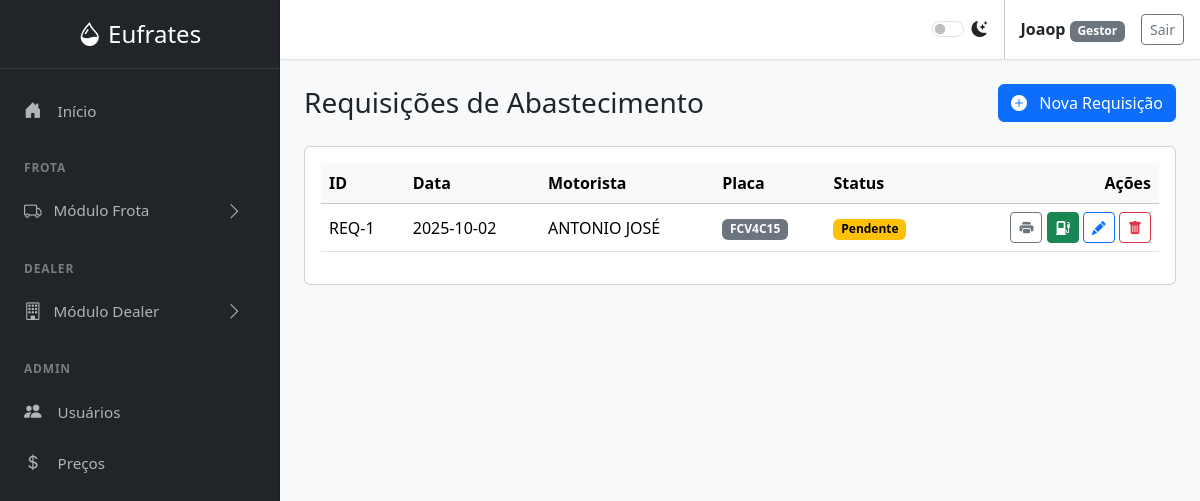
Page /requisicoes (signed in) on the earlier database version.
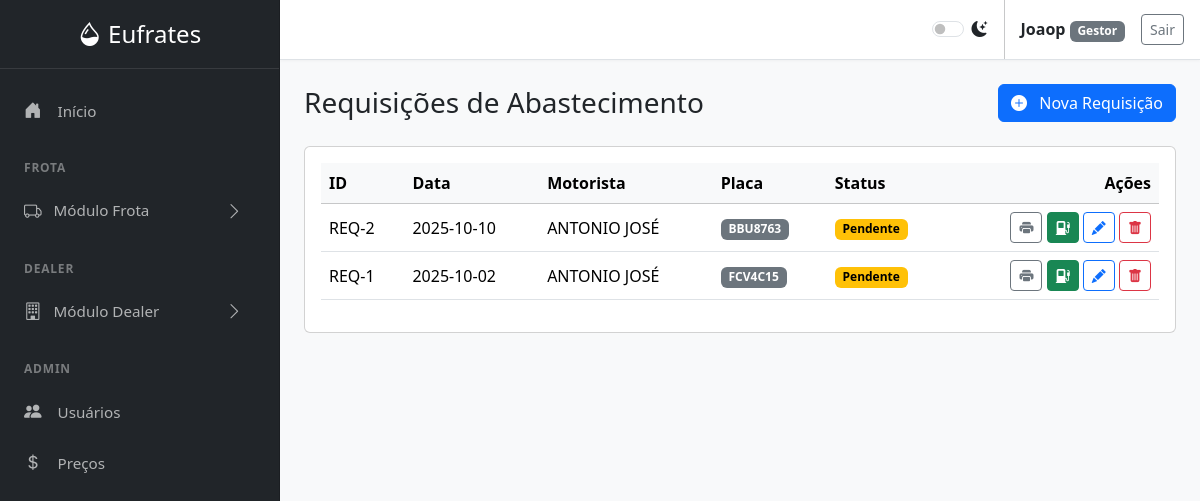
Same page on the later database version.
### tables this page shows
CREATE TABLE users (
        id INTEGER PRIMARY KEY AUTOINCREMENT,
        username TEXT NOT NULL UNIQUE,
        password_hash TEXT NOT NULL,
        role TEXT NOT NULL CHECK(role IN ('Gestor', 'Comprador', 'Padrão'))
    );

CREATE TABLE requisicoes_abastecimento (
        id INTEGER PRIMARY KEY AUTOINCREMENT,
        data_solicitacao DATE NOT NULL,
        solicitado_por_id INTEGER NOT NULL,
        placa TEXT NOT NULL,
        combustivel TEXT,
        quantidade_estimada REAL,
        status TEXT NOT NULL,
        abastecimento_id INTEGER, motorista TEXT, centro_custo TEXT,
        FOREIGN KEY (solicitado_por_id) REFERENCES users(id),
        FOREIGN KEY (abastecimento_id) REFERENCES abastecimentos(id)
    );

### frota.py (the view, shortened to what this page needs)
@frota_bp.route('/requisicoes', methods=['GET', 'POST'])
@login_required
def requisicoes():
    requisicoes_list = obter_todas_requisicoes()
    return render_template('requisicoes.html', active_page='requisicoes', requisicoes=requisicoes_list)

### database.py (called while the page is built)
def get_db_connection():
    conn = sqlite3.connect('abastecimentos.db')
    conn.row_factory = sqlite3.Row
    return conn

def get_user_by_id(user_id):
    conn = get_db_connection()
    user = conn.execute('SELECT * FROM users WHERE id = ?', (user_id,)).fetchone()
    conn.close()
    return user

def obter_todas_requisicoes():
    conn = get_db_connection()
    requisicoes = conn.execute("""
        SELECT r.*, u.username as solicitado_por_nome
        FROM requisicoes_abastecimento r
        JOIN users u ON r.solicitado_por_id = u.id
        ORDER BY r.data_solicitacao DESC, r.id DESC
    """).fetchall()
    conn.close()
    return requisicoes

### utils.py (called while the page is built)
def inject_now():
    return {'now': datetime.now(), 'g': g}

def load_logged_in_user():
    user_id = session.get('user_id')
    g.user = get_user_by_id(user_id) if user_id else None

def login_required(view):
    @wraps(view)
    def wrapped_view(*args, **kwargs):
        if g.user is None:
            flash('Você precisa estar logado para acessar esta página.', 'warning')
            return redirect(url_for('auth.login'))
        return view(*args, **kwargs)
    return wrapped_view

### templates/requisicoes.html (shortened to what this page needs)
{% extends "base.html" %}
{% block content %}
<div class="d-flex justify-content-between align-items-center mb-4">
    <h1 class="h3 mb-0">Requisições de Abastecimento</h1>
    <button class="btn btn-primary" data-bs-toggle="modal" data-bs-target="#novaRequisicaoModal">
        <i class="bi bi-plus-circle-fill me-2"></i> Nova Requisição
    </button>
</div>
<div class="card">
    <div class="card-body">
        <div class="table-responsive">
            <table class="table table-hover align-middle">
                <thead class="table-light">
                    <tr>
                        <th>ID</th>
                        <th>Data</th>
                        <th>Motorista</th>
                        <th>Placa</th>
                        <th>Status</th>
                        <th class="text-end">Ações</th>
                    </tr>
                </thead>
                <tbody>
                    {% for req in requisicoes %}
                    <tr>
                        <td>REQ-{{ req.id }}</td>
                        <td>{{ req.data_solicitacao }}</td>
                        <td>{{ req.motorista or 'N/A' }}</td>
                        <td><span class="badge text-bg-secondary">{{ req.placa }}</span></td>
                        <td>
                            <span class="badge {% if req.status == 'Pendente' %}text-bg-warning{% else %}text-bg-success{% endif %}">
                                {{ req.status }}
                            </span>
                        </td>
                        <td class="text-end">
                            <a href="{{ url_for('frota.imprimir_requisicao', id=req.id) }}" class="btn btn-sm btn-outline-secondary" title="Imprimir" target="_blank">
                                <i class="bi bi-printer-fill"></i>
                            </a>
                            {% if req.status == 'Pendente' %}
                                <a href="{{ url_for('frota.relatorios', requisicao_id=req.id) }}" class="btn btn-sm btn-success" title="Gerar Abastecimento">
                                    <i class="bi bi-fuel-pump-fill"></i>
                                </a>
                            {% else %}
                                <a href="{{ url_for('frota.relatorios', abastecimento_id=req.abastecimento_id) }}" class="btn btn-sm btn-outline-info" title="Ver Abastecimento">
                                    <i class="bi bi-eye-fill"></i>
                                </a>
                            {% endif %}
                            {% if g.user and g.user.role in ['Administrador', 'Gestor'] and req.status == 'Pendente' %}
                                <button type="button" class="btn btn-sm btn-outline-primary" title="Editar"
                                        onclick="abrirModalEdicao({{ req.id }})">
                                    <i class="bi bi-pencil-fill"></i>
                                </button>
                                <form action="{{ url_for('frota.excluir_requisicao_route', id=req.id) }}" method="POST" class="d-inline" onsubmit="return confirm('Tem certeza que deseja excluir esta requisição?');">
                                    <button type="submit" class="btn btn-sm btn-outline-danger" title="Excluir">
                                        <i class="bi bi-trash-fill"></i>
                                    </button>
                                </form>
                            {% endif %}
                        </td>
                    </tr>
                    {% else %}
                    <tr>
                        <td colspan="6" class="text-center py-4">Nenhuma requisição encontrada.</td>
                    </tr>
                    {% endfor %}
                </tbody>
            </table>
        </div>
    </div>
</div>
{% endblock %}

### templates/base.html (shortened to what this page needs)
<!DOCTYPE html>
<html lang="pt-BR" data-bs-theme="light">
<head>
    <link href="https://cdn.jsdelivr.net/npm/bootstrap@5.3.3/dist/css/bootstrap.min.css" rel="stylesheet">
    <link rel="stylesheet" href="https://cdn.jsdelivr.net/npm/bootstrap-icons@1.11.3/font/bootstrap-icons.min.css">
</head>
<body>
    <div class="sidebar text-white">
        <div class="sidebar-header text-center">
            <a href="{{ url_for('frota.index') }}" class="fs-4 text-white text-decoration-none">
                <i class="bi bi-droplet-half"></i> Eufrates
            </a>
        </div>
        <ul class="nav flex-column flex-grow-1 mt-3">
            <li class="nav-item">
                <a class="nav-link {% if active_page == 'index' %}active{% endif %}" href="{{ url_for('frota.index') }}">
                    <i class="bi bi-house-door-fill"></i> Início
                </a>
            </li>
            <div class="sidebar-heading">Frota</div>
            <li class="nav-item">
                <a class="nav-link d-flex align-items-center" data-bs-toggle="collapse" href="#frotaSubmenu" role="button" aria-expanded="false" aria-controls="frotaSubmenu">
                    <i class="bi bi-truck"></i> Módulo Frota <i class="bi bi-chevron-right arrow"></i>
                </a>
            </li>
            <div class="sidebar-heading">Dealer</div>
            <li class="nav-item">
                <a class="nav-link d-flex align-items-center" data-bs-toggle="collapse" href="#dealerSubmenu" role="button" aria-expanded="false" aria-controls="dealerSubmenu">
                    <i class="bi bi-building"></i> Módulo Dealer <i class="bi bi-chevron-right arrow"></i>
                </a>
            </li>
            {% if g.user and g.user.role in ['Administrador', 'Gestor'] %}
            <div class="sidebar-heading">Admin</div>
            <li class="nav-item">
                <a class="nav-link {% if active_page == 'user_management' %}active{% endif %}" href="{{ url_for('auth.user_management') }}">
                    <i class="bi bi-people-fill"></i> Usuários
                </a>
            </li>
            <li class="nav-item">
                <a class="nav-link {% if active_page == 'reajuste_combustiveis' %}active{% endif %}" href="{{ url_for('frota.reajuste_combustiveis') }}">
                    <i class="bi bi-currency-dollar"></i> Preços
                </a>
            </li>
            {% endif %}
        </ul>
    </div>
    <div class="main-content">
        <nav class="top-nav px-3 d-flex align-items-center justify-content-end">
            <div class="form-check form-switch me-3">
                <input class="form-check-input" type="checkbox" role="switch" id="themeSwitcher">
                <label class="form-check-label" for="themeSwitcher"><i class="bi bi-moon-stars-fill"></i></label>
            </div>
            {% if g.user %}
                <div class="px-3">
                    <span class="fw-bold">{{ g.user.username }}</span>
                    <span class="badge text-bg-secondary">{{ g.user.role }}</span>
                </div>
                <a href="{{ url_for('auth.logout') }}" class="btn btn-outline-secondary btn-sm">Sair</a>
            {% endif %}
        </nav>
        <main class="page-content">
            {% block content %}{% endblock %}
        </main>
    </div>
</body>
</html>

### templates/base.html (style rules this page uses)
:root { --sidebar-width: 280px; }
body { display: flex; background-color: var(--bs-tertiary-bg); }
.sidebar { width: var(--sidebar-width); height: 100vh; position: fixed; top: 0; left: 0; display: flex; flex-direction: column; background-color: #212529; border-right: 1px solid var(--bs-border-color-translucent); overflow-y: auto; }
.main-content { margin-left: var(--sidebar-width); width: calc(100% - var(--sidebar-width)); }
.top-nav { background-color: var(--bs-body-bg); border-bottom: 1px solid var(--bs-border-color); min-height: 60px; box-shadow: 0 1px 3px rgba(0,0,0, .04); }
.page-content { padding: 1.5rem; }
.sidebar-header { padding: 1rem 1.5rem; border-bottom: 1px solid rgba(255, 255, 255, 0.1); }
.sidebar .nav-link { color: rgba(255, 255, 255, 0.65); font-size: 0.95rem; padding: 0.75rem 1.5rem; }
.sidebar .nav-link .bi { margin-right: 0.75rem; font-size: 1.1rem; }
.sidebar .nav-link[data-bs-toggle="collapse"] .arrow { margin-left: auto; transition: transform 0.2s ease-in-out; }
.sidebar-heading { font-size: .75rem; text-transform: uppercase; letter-spacing: .05rem; font-weight: 600; color: rgba(255, 255, 255, 0.4); padding: 1.5rem 1.5rem 0.5rem; }

Differences in the rows shown:
added requisicoes_abastecimento: id "2", data_solicitacao "2025-10-10", motorista "ANTONIO JOSÉ", placa "BBU8763", status "Pendente"
